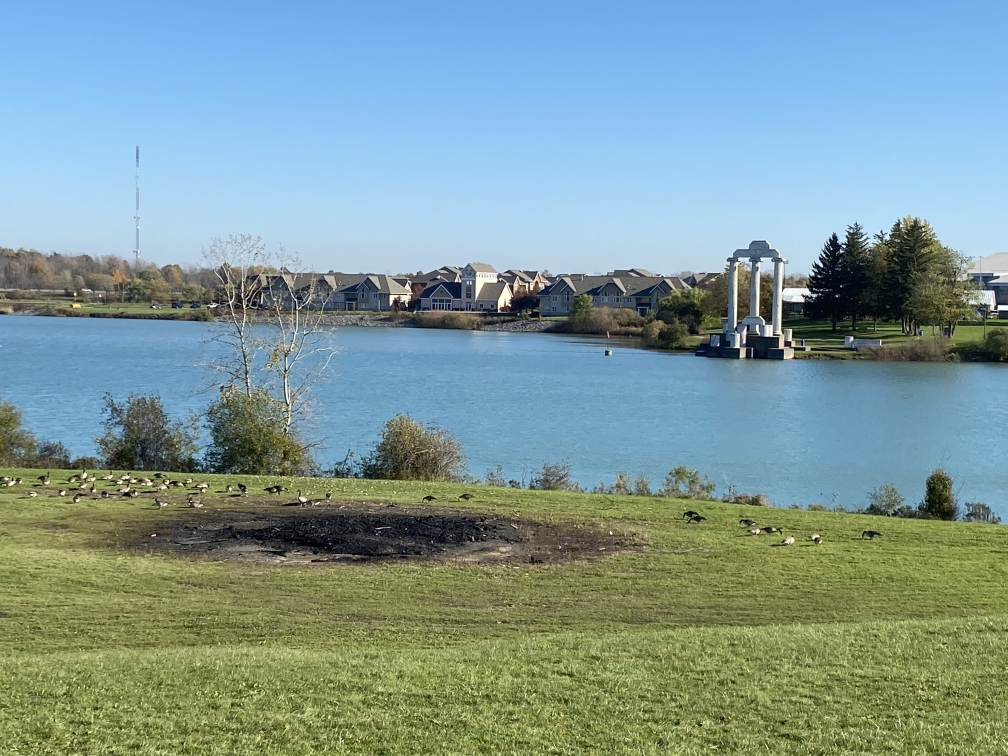
#> input picture 9517/Lab/Lab2/COMP9517_25T3_Lab2_Images/Image1.jpg, 1008 x 756 px; its folder holds only this picture in this run
$ jupyter execute --allow-errors 9517Lab2.ipynb
#> lines starting #> are read from the running program, lines starting #| are printed output that depends on the picture; after the words box and inside, x2 and y2 are one past the last pixel; in counts of white or black regions, pixels touching at a corner belong together
### 2025 T3 Lab 2 Specification
### Author: SongyuQi
### ZID: z5536858

[cell 1]
import cv2
import numpy as np
import os
import matplotlib.pyplot as plt


image_folder = './COMP9517_25T3_Lab2_Images'
image_files = sorted([f for f in os.listdir(image_folder) if f.endswith(('.jpg'))])

img1_color = cv2.imread(os.path.join(image_folder, image_files[0]))
#> img1_color is the input picture: shape (756, 1008, 3); mean B, G, R 153.1, 153.7, 127.4
#> (the rest of this cell did not finish here and is left out)

[cell 2]
N_FEATURES = 20

sift_nfeat = cv2.SIFT_create(nfeatures=N_FEATURES)

#> (the rest of this cell did not finish here and is left out)

[cell 3]
CONTRAST_THRESHOLD = 0.2674

sift_cthresh = cv2.SIFT_create(contrastThreshold=CONTRAST_THRESHOLD)

#> (the rest of this cell did not finish here and is left out)

## In Tast1 b) I've used **two approaches**.

### Approach1:
Set the **nfeature = 20**, the SIFT frame give me most prominent 20 keypoints which sorted inside automaticly.

### Approach2:
Set the **contrastThreshold = 0.2674**, Image1 found 20 keypoints and Image2 found 21 keypoints. The default parameter of contrastThreshold = 0.04. In default parameters the keypoints(almost) = 4500. So I try the first contrastThreshold = 0.2 and add the parameter step by step = 0.01.

[cell 4]
scale_factor = 1.2

img1_scaled_color = cv2.resize(img1_color, None, fx=scale_factor, fy=scale_factor, interpolation=cv2.INTER_CUBIC)
#> (the rest of this cell did not finish here and is left out)

[cell 5]
angle = -60

def rotate_image(img, angle):
#> called with angle = -60
    (h, w) = img.shape[:2]
#> h = 756; w = 1008
    center = (w // 2, h // 2)
#> center = (504, 378)
    M = cv2.getRotationMatrix2D(center, angle, 1.0)
    rotated = cv2.warpAffine(img, M, (w, h))
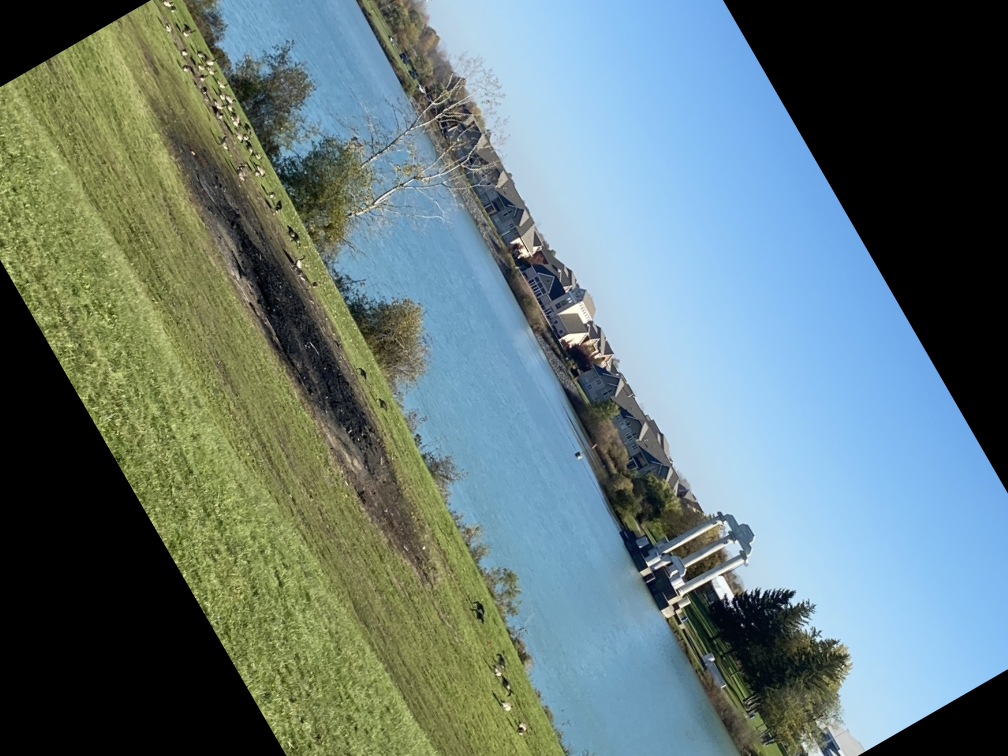
#> rotated: shape (756, 1008, 3); mean B, G, R 121.1, 121.1, 100.8
    return rotated

img1_rotated_color = rotate_image(img1_color, angle)
#> (the rest of this cell did not finish here and is left out)

[cell 6]
import skimage.util
from skimage.util import random_noise

img1_float = img1_color / 255.0
#> (the rest of this cell did not finish here and is left out)

1. Are the keypoints of the processed pictures roughly the same as those of the originals?
- **Yes:** **Scaled** and **Rotated**'s keypoints can be found roughly the same as those of the originals.
- **No:** The "Noise"'s keypoints are differant of the originals.

2. What does this say about the robustness of SIFT in each case?
- **Scaling:** Have high robustness because of the SIFT's Scale-invariant.
- **Rotation:** Have high robustness because of the SIFT's Rotation-invariant.
- **Salt & Pepper Noise:** Not robust. Because the calculate of SIFT need smooth and gradient. The noise destroy the originals datas.

3. To which of the three types of processing is SIFT most robust?
- I think the **Scaled** is SIFT most robust in this task. Because the number of keypoints and the keypoints also simillar of the originals. But in theoratical the **Rotation** is SIFT most robust. Because the vector data of originals and after rotation's are totally simillar. The scaled have some differant.

[cell 7]
sift_match = cv2.SIFT_create()

#> (the rest of this cell did not finish here and is left out)

#> (a cell that did not finish here is left out)

[cell 9]
img1_color = cv2.imread(os.path.join('mypic1.jpg'))
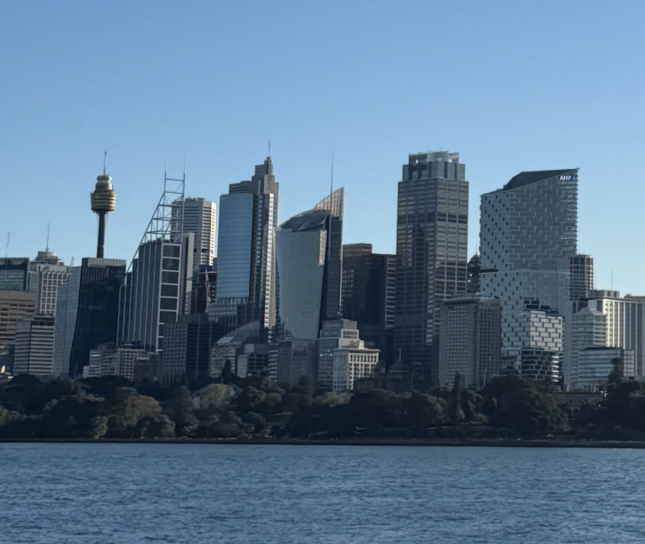
#> input picture 9517/Lab/Lab2/mypic1.jpg, 1290 x 1088 px (shown at 1/2 size)
#> img1_color is the input picture: shape (1088, 1290, 3); mean B, G, R 141.5, 117.7, 90.7
img2_color = cv2.imread(os.path.join('mypic2.jpg'))
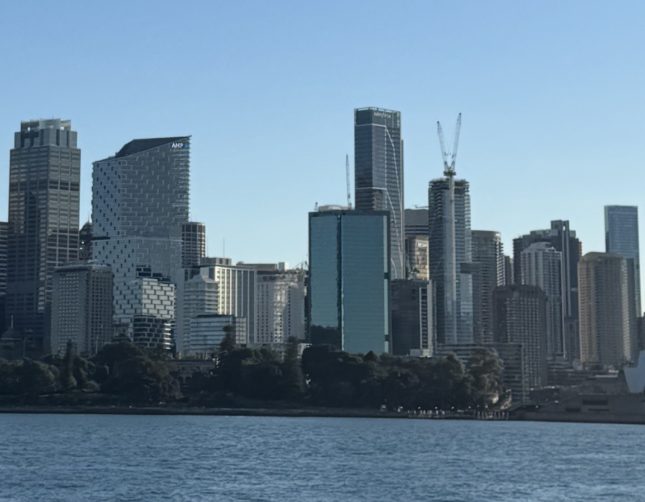
#> input picture 9517/Lab/Lab2/mypic2.jpg, 1290 x 1004 px (shown at 1/2 size)
#> img2_color is the input picture: shape (1004, 1290, 3); mean B, G, R 148, 128.1, 102.9

img1_color = cv2.cvtColor(img1_color, cv2.COLOR_BGR2RGB)
img2_color = cv2.cvtColor(img2_color, cv2.COLOR_BGR2RGB)


img1_gray = cv2.cvtColor(img1_color, cv2.COLOR_RGB2GRAY)
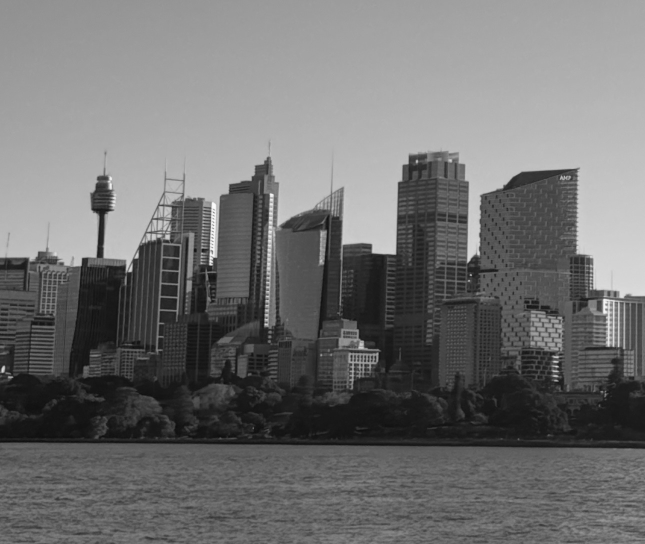
#> img1_gray: shape (1088, 1290) (shown at 1/2 size); min 10, max 253, mean 112.3
img2_gray = cv2.cvtColor(img2_color, cv2.COLOR_RGB2GRAY)
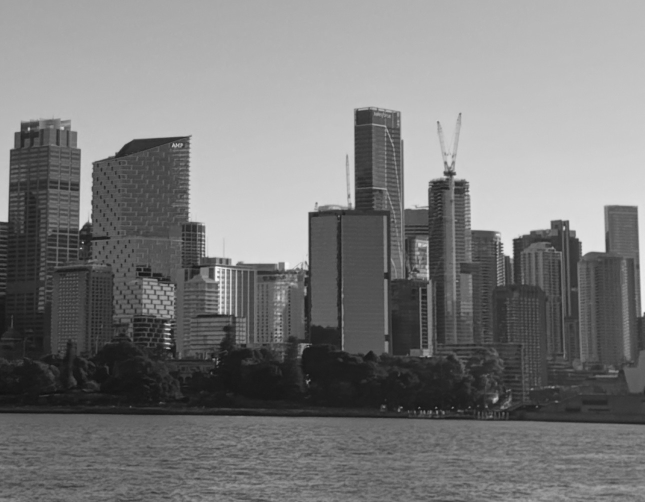
#> img2_gray: shape (1004, 1290) (shown at 1/2 size); min 13, max 249, mean 122.8

sift_match = cv2.SIFT_create()

kp1_match, des1_match = sift_match.detectAndCompute(img1_gray, None)
#> kp1_match = 4821 keypoints; strongest (x, y, size): (941, 550, 2.6), (422, 526, 6.3), (543, 390, 5.2), (1114, 733, 3.3)
kp2_match, des2_match = sift_match.detectAndCompute(img2_gray, None)
#> kp2_match = 4107 keypoints; strongest (x, y, size): (165, 485, 2.6), (338, 668, 3.3), (1016, 501, 16.1), (162, 496, 2.4)

print(f"Keypoints: {len(kp1_match)} and {len(kp2_match)}")
#| Keypoints: 4821 and 4107

bf = cv2.BFMatcher(cv2.NORM_L2, crossCheck=False)

matches = bf.knnMatch(des1_match, des2_match, k=2)
#> matches = 4821 matches

ratio_threshold = 0.75

good_matches = []
for match in matches:
    if len(match) == 2:
        m, n = match
        if m.distance < ratio_threshold * n.distance:
            good_matches.append(m)
#> after the loop, good_matches = 1741 matches

print(f"Good matches: {len(good_matches)}")
#| Good matches: 1741

img_matches = cv2.drawMatches(
    img1_color,
    kp1_match,
    img2_color,
    kp2_match,
    good_matches,
    None,
    flags=0
)
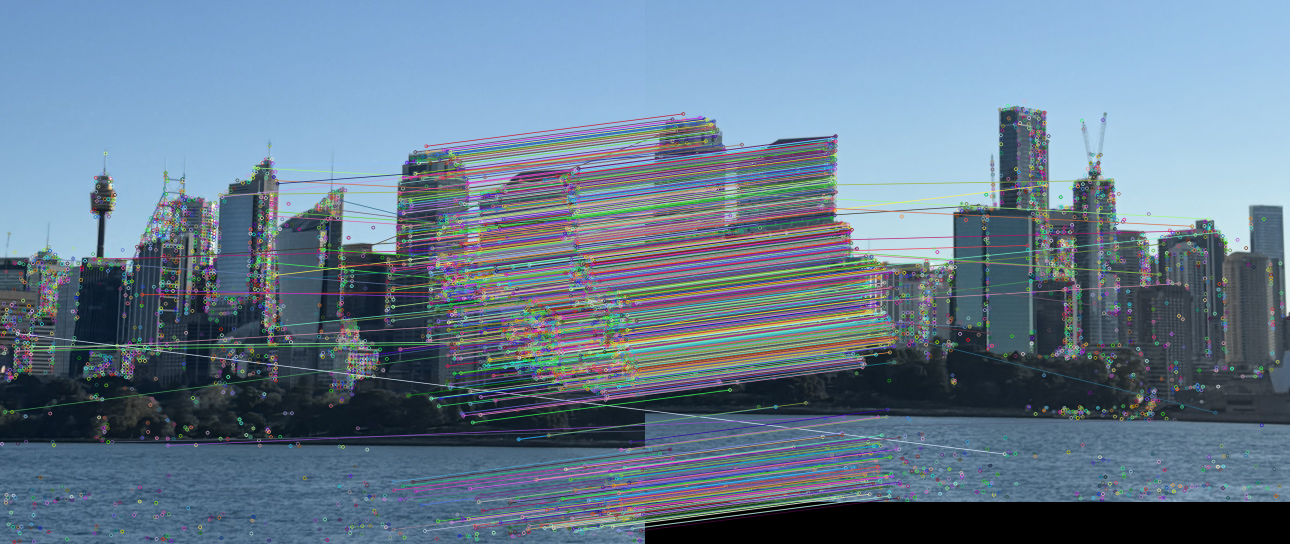
#> img_matches: shape (1088, 2580, 3) (shown at 1/2 size); mean R, G, B 102.5, 123.8, 143.1

fig, ax = plt.subplots(figsize=(7, 7))
ax.imshow(img_matches)
ax.axis('off')
plt.show()

src_pts = np.float32([ kp1_match[m.queryIdx].pt for m in good_matches ]).reshape(-1, 1, 2)
#> src_pts = 1741 rows, first 8: [9.73, 823.7], [31.5, 702.1], [34.81, 666.7], [63, 700.7], [63.64, 692.8], [72.57, 515.5], [187.8, 517.8], [224, 883.4]
dst_pts = np.float32([ kp2_match[m.trainIdx].pt for m in good_matches ]).reshape(-1, 1, 2)
#> dst_pts = 1741 rows, first 8: [855.3, 551.1], [1067.6, 566.7], [718.8, 907.6], [417, 675.1], [417, 675.1], [639.1, 653.9], [1099.1, 461.1], [1058.8, 839.2]

H, mask = cv2.findHomography(src_pts, dst_pts, cv2.RANSAC, 5.0)
#> H = [[1, 1.24e-05, -776.1], [1.11e-05, 1, -65.02], [4.19e-08, 1.39e-08, 1]]; mask = 1741 values, max 1 at index 35, min 0 at index 0, mean 0.971
matchesMask_list = mask.ravel().tolist()
#> matchesMask_list has the same summary as mask

inlier_matches = [good_matches[i] for i, m in enumerate(mask) if m[0] == 1]
#> inlier_matches = 1690 matches
print(f"Task 3b: Found {len(inlier_matches)} inlier matches after RANSAC.")
#| Task 3b: Found 1690 inlier matches after RANSAC.

h1, w1 = img1_color.shape[:2]
#> h1 = 1088; w1 = 1290
h2, w2 = img2_color.shape[:2]
#> h2 = 1004; w2 = 1290

corners1 = np.float32([[0, 0], [w1, 0], [w1, h1], [0, h1]]).reshape(-1, 1, 2)
corners2 = np.float32([[0, 0], [w2, 0], [w2, h2], [0, h2]]).reshape(-1, 1, 2)

corners1_warp = cv2.perspectiveTransform(corners1, H)
#> corners1_warp = [[-776.1, -65.02], [514, -65], [514, 1023], [-776, 1023]]

all_x = np.concatenate([corners1_warp[:, 0, 0], corners2[:, 0, 0]])
#> all_x = [-776.1, 514, 514, -776, 0, 1290, 1290, 0]
all_y = np.concatenate([corners1_warp[:, 0, 1], corners2[:, 0, 1]])
#> all_y = [-65.02, -65, 1023, 1023, 0, 0, 1004, 1004]

min_x, min_y = np.floor([all_x.min(), all_y.min()]).astype(int)
#> min_x = -777; min_y = -66
max_x, max_y = np.ceil([all_x.max(), all_y.max()]).astype(int)
#> max_x = 1290; max_y = 1024

Tx, Ty = -min_x if min_x < 0 else 0, -min_y if min_y < 0 else 0
#> Tx = 777; Ty = 66
T = np.array([[1.0, 0.0, Tx],
              [0.0, 1.0, Ty],
              [0.0, 0.0, 1.0]], dtype=np.float32)
#> T = [[1, 0, 777], [0, 1, 66], [0, 0, 1]]

out_w = int(max_x - min_x)
#> out_w = 2067
out_h = int(max_y - min_y)
#> out_h = 1090

img1_warped = cv2.warpPerspective(img1_color, T @ H, (out_w, out_h))
img2_warped = cv2.warpPerspective(img2_color, T, (out_w, out_h))

pano = np.zeros((out_h, out_w, 3), dtype=np.uint8)
mask1 = np.any(img1_warped > 0, axis=2)
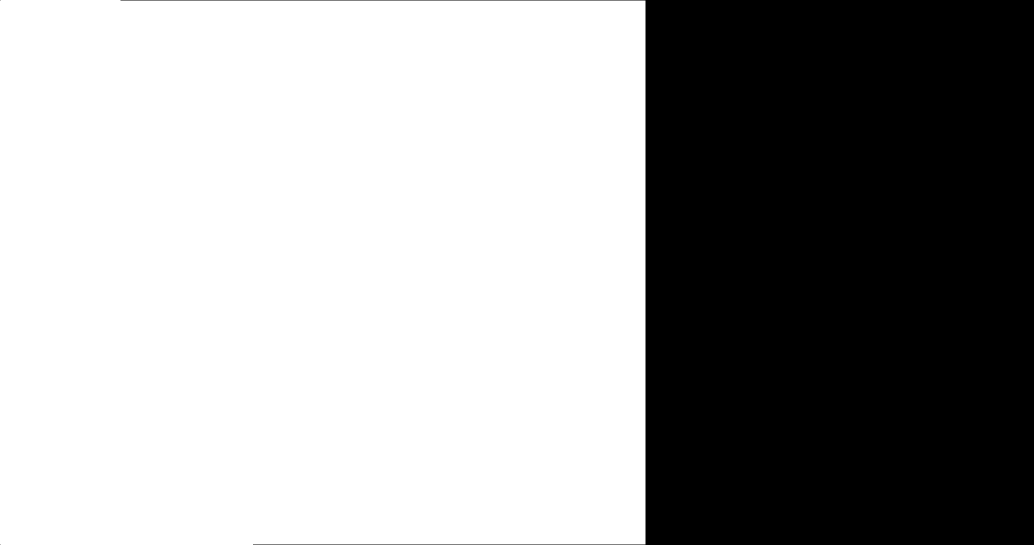
#> mask1: shape (1090, 2067) bool (shown at 1/2 size); 62.4% white; 3 black regions (2 under 20 px), largest, box (x1, y1, x2, y2) and area: (241, 0, 2067, 1090) 847675
mask2 = np.any(img2_warped > 0, axis=2)
#> mask2: shape (1090, 2067) bool; 57.5% white; 1 black region, box (x1, y1, x2, y2) and area: (0, 0, 2067, 1090) 957870

only1 = mask1 & (~mask2)
#> only1: shape (1090, 2067) bool; 39.5% white; 1 white region, box (x1, y1, x2, y2) and area: (0, 0, 1291, 1090) 889297
only2 = mask2 & (~mask1)
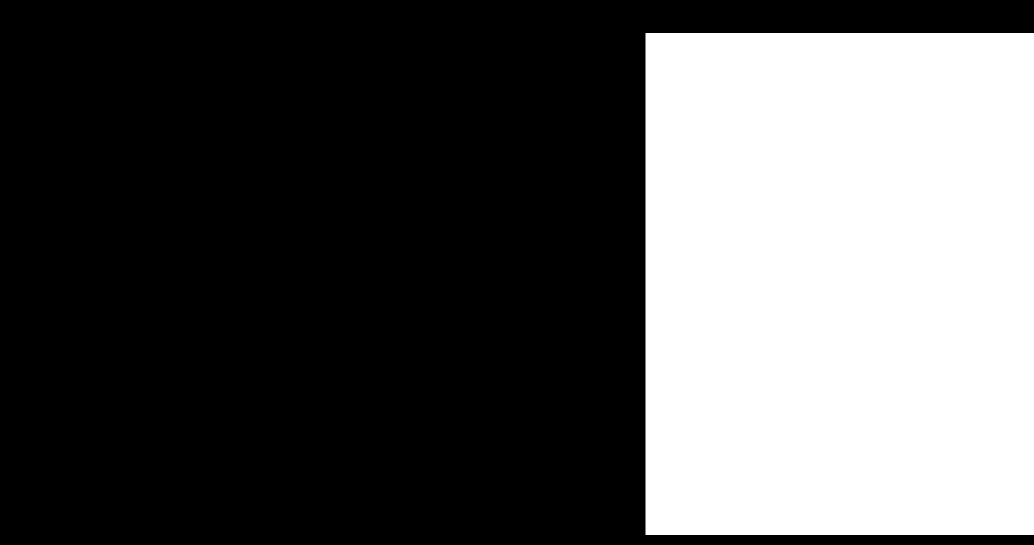
#> only2: shape (1090, 2067) bool (shown at 1/2 size); 34.6% white; 1 white region, box (x1, y1, x2, y2) and area: (1291, 66, 2067, 1070) 779104
pano[only1] = img1_warped[only1]
pano[only2] = img2_warped[only2]

overlap = mask1 & mask2
#> overlap: shape (1090, 2067) bool; 22.9% white; 1 white region, box (x1, y1, x2, y2) and area: (777, 66, 1291, 1070) 516056
alpha = 0.27
pano[overlap] = (alpha * img1_warped[overlap] + (1.0 - alpha) * img2_warped[overlap]).astype(np.uint8)
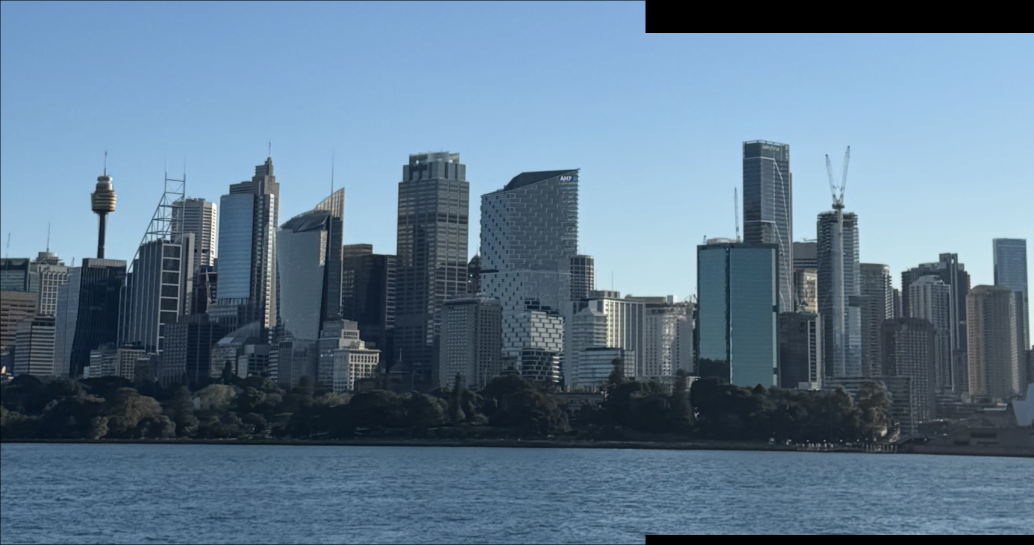
#> pano: shape (1090, 2067, 3) (shown at 1/2 size); mean R, G, B 94.5, 120.1, 141.5

pano_cropped = pano

fig, ax = plt.subplots(figsize=(7,7))
ax.imshow(pano_cropped)
ax.axis('off')
plt.show()
